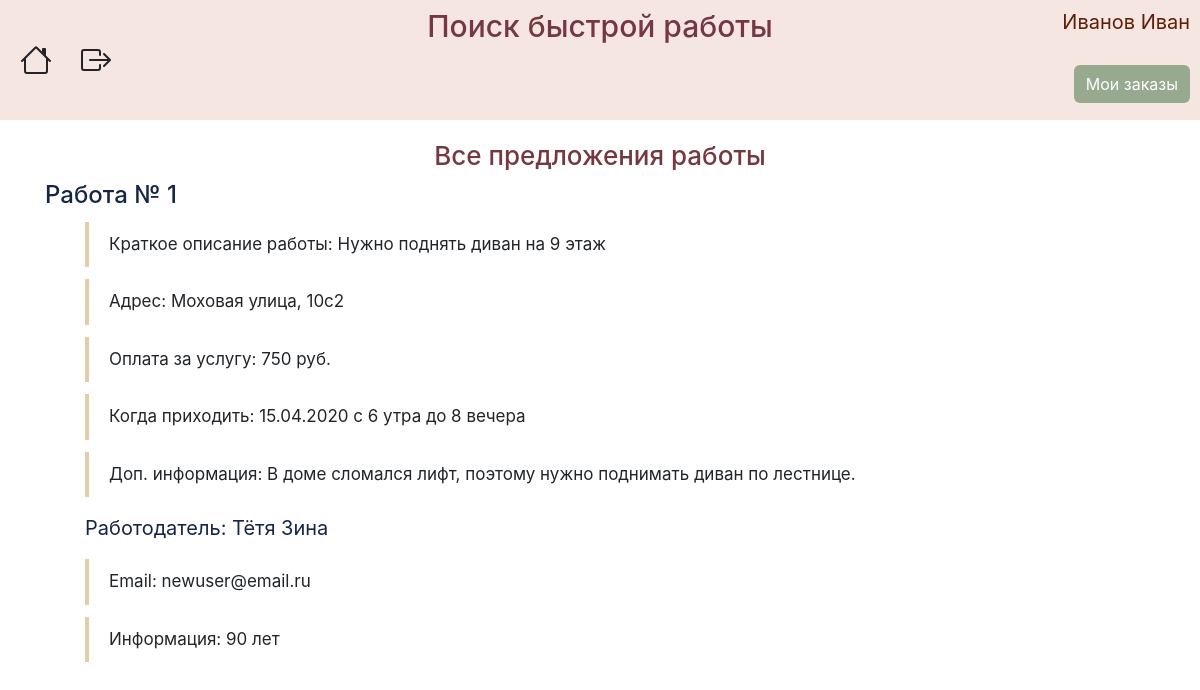
/about_job/1 (signed in), run on the app's committed database.
### data/users.py (models this page shows, shortened)
class User(SqlAlchemyBase, UserMixin):
    __tablename__ = 'users'
    id = sqlalchemy.Column(sqlalchemy.Integer, primary_key=True, autoincrement=True)
    surname = sqlalchemy.Column(sqlalchemy.String, nullable=True)
    name = sqlalchemy.Column(sqlalchemy.String, nullable=True)
    employment = sqlalchemy.Column(sqlalchemy.String, nullable=True)
    email = sqlalchemy.Column(sqlalchemy.String, index=True, unique=True, nullable=True)
    hashed_password = sqlalchemy.Column(sqlalchemy.String, nullable=True)
    info = sqlalchemy.Column(sqlalchemy.String, nullable=True)
    job = orm.relation("Jobs", back_populates='user')

### data/jobs.py (models this page shows)
class Jobs(SqlAlchemyBase):
    __tablename__ = 'jobs'
    id = sqlalchemy.Column(sqlalchemy.Integer,
                           primary_key=True, autoincrement=True)
    employer = sqlalchemy.Column(sqlalchemy.Integer, sqlalchemy.ForeignKey("users.id"))
    description = sqlalchemy.Column(sqlalchemy.String)
    salary = sqlalchemy.Column(sqlalchemy.Integer)
    address = sqlalchemy.Column(sqlalchemy.String)
    info = sqlalchemy.Column(sqlalchemy.String, nullable=True)
    date = sqlalchemy.Column(sqlalchemy.String)
    coords = sqlalchemy.Column(sqlalchemy.String)
    is_finished = sqlalchemy.Column(sqlalchemy.Boolean, default=False)
    employee = sqlalchemy.Column(sqlalchemy.Integer, default=0)
    user = orm.relation('User')

### data/jobs_api.py (the view)
@blueprint.route('/about_job/<int:job_id>', methods=['GET', 'POST'])
@login_required
def about_job(job_id):
    form = Ready()
    session = db_session.create_session()
    job = session.query(Jobs).filter(Jobs.id == job_id).first()
    employer = session.query(User).filter(User.id == job.employer).first()
    if request.method == "POST":
        if form.submit_ready.data:
            job.employee = current_user.id
        if form.submit_refuse.data:
            job.employee = 0
    session.commit()
    return render_template("about.html", job=job, employer=employer, form=form)

### data/db_session.py (called while the page is built)
def create_session() -> Session:
    global __factory
    return __factory()

### main.py (called while the page is built)
def main():
    db_session.global_init("db/jobs.db")
    @login_manager.user_loader
    def load_user(user_id):
        session = db_session.create_session()
        return session.query(User).get(user_id)
    app.register_blueprint(jobs_api.blueprint)
    app.register_blueprint(user_api.blueprint)
    @app.errorhandler(404)
    def not_found(error):
        return make_response(jsonify({'error': 'Not found'}), 404)
    app.run()

### templates/about.html (shortened to what this page needs)
{% extends "base.html" %}
{% block content %}
<h2 class="about-job-title">Все предложения работы</h2>
<h4 class="about-job-number">Работа № {{ job.id }}</h4>
<ul>
    <li>Краткое описание работы: {{ job.description }}</li>
    <li>Адрес: {{ job.address }}</li>
    <li>Оплата за услугу: {{ job.salary }} руб.</li>
    <li>Когда приходить: {{ job.date }}</li>
    <li>Доп. информация: {{ job.info }}</li>
</ul>
<ul><p class="about-job-employer">Работодатель: {{ employer.surname }} {{ employer.name }}</p>
    <li>Email: {{ employer.email }}</li>
    <li>Информация: {{ employer.info }}</li>
</ul>
{% endblock %}

### templates/base.html (shortened to what this page needs)
<!doctype html>
<html lang="en">
<head>
    <link rel="stylesheet" type="text/css" href="/static/css/style.css"/>
    <link rel="stylesheet"
          href="https://stackpath.bootstrapcdn.com/bootstrap/4.4.1/css/bootstrap.min.css"
>
</head>
<body>
<div class="menu">
    <nav class="navbar">
        <a class="home" href="/">
        </a>
        {% if current_user.is_authenticated %}
        <a class="exit" href="/logout">
        </a>
        {% if current_user.is_authenticated and current_user.employment == 'Работодатель' %}
        <div class="my_orders">
            <a href="/myjobs">Мои заказы</a>
        </div>
        {% endif %}
        {% else %}
        <p>
        <div class="register"><a href="/register">Зарегистрироваться</a></div>
        <div class="login"><a href="/login">Войти</a></div>
        </p>
        {% endif %}
        <h2 class="title">
            Поиск быстрой работы
        </h2>
        <p class="username">{{ current_user.surname }} {{ current_user.name }}</p>
    </nav>
</div>
<main role="main" class="container">
    {% block content %}{% endblock %}
</main>
</body>
</html>

### static/css/style.css (style rules this page uses)
.menu { background: #f5e6e1; height: 120px; }
.home { position: absolute; left: 20px; margin-top: 60px; color: #242225; }
.exit { position: absolute; left: 80px; margin-top: 60px; color: #242225; }
.my_orders a { position: absolute; right: 10px; margin-top: 35px; background-color: #97a98f; color: #fff; border-radius: 6px; padding: 7px 12px 7px 12px; }
.username { position: absolute; font-size: 20px; right: 10px; color: #5f1e08; }
.title { font-size: 30px; margin-left: auto; margin-right: auto; color: #753840; }
ul { list-style: none; counter-reset: li; }
ul li { border-left: 4px solid #e7caa8; padding:10px 20px 10px 20px; margin: 12px 0 12px 0; font-size: 17px; }
.about-job-title { text-align: center; margin-top: 20px; margin-bottom: 10px; font-size: 26px; color: #753840; }
.about-job-number { color: #152645; }
.about-job-employer { font-size: 20px; color: #152645; }

### data on the page
User: surname "Иванов", name "Иван"
Jobs: id "1", description "Нужно поднять диван на 9 этаж", address "Моховая улица, 10с2", salary "750", date "15.04.2020 с 6 утра до 8 вечера", info "В доме сломался лифт, поэтому нужно поднимать диван по лестнице."
User: surname "Тётя", name "Зина", email "newuser@email.ru", info "90 лет"
